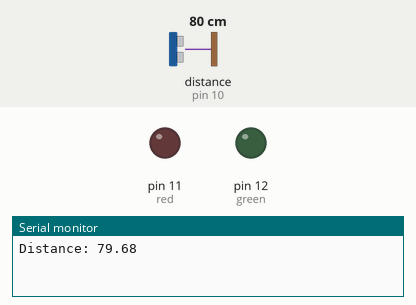
Recording of a sketch running on a simulated Arduino Uno, built with avr-gcc and run on an emulated ATmega328P. On the bench: output pins drawn as LEDs (lit = HIGH), the last lines printed to the serial monitor. Wiring (inferred from the names in the program): ultrasonic range finder: trigger pin 9; echo pin 10. The inputs (shaded band) are chosen by the test bench; at power-on: distance to the obstacle (sensor on pin 10) 80 cm. The echo pulse lasts 58.3 µs per cm; pins used as bus, display or sensor lines are not drawn.

Above: at 0.05 s.
At 1.2 s:
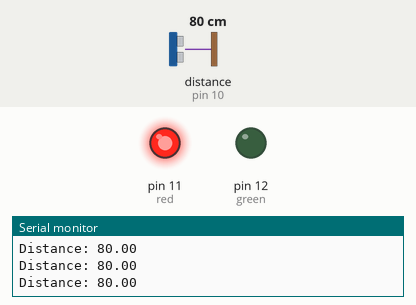
1.3 s: distance to the obstacle (sensor on pin 10) set to 120 cm
Timing chart, 0 to 4.3 s (numbered marks = the images above; inputs shaded):
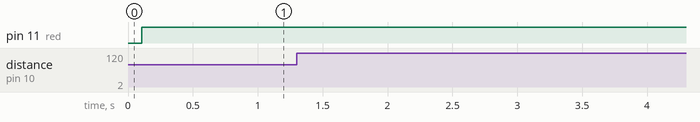

The sketch:

sketch_mar24a.ino
```cpp
const int trigPin = 9;
const int echoPin = 10;
int red=11;
int green=12;

float duration, distance;

void setup() {
  pinMode(trigPin, OUTPUT);
  pinMode(echoPin, INPUT);
   pinMode(green, OUTPUT);
    pinMode(red, OUTPUT);
  Serial.begin(9600);
}

void loop() {
  digitalWrite(trigPin, LOW);
  delayMicroseconds(2);
  digitalWrite(trigPin, HIGH);
  delayMicroseconds(10);
  digitalWrite(trigPin, LOW);

  duration = pulseIn(echoPin, HIGH);
  distance = (duration*.0343)/2;
  Serial.print("Distance: ");
  Serial.println(distance);
  delay(100);
  if (distance<500)
  { digitalWrite(red, HIGH);
   digitalWrite(green, LOW);}
   else
   { digitalWrite(green, HIGH);
    digitalWrite(red, LOW);}

}
```
